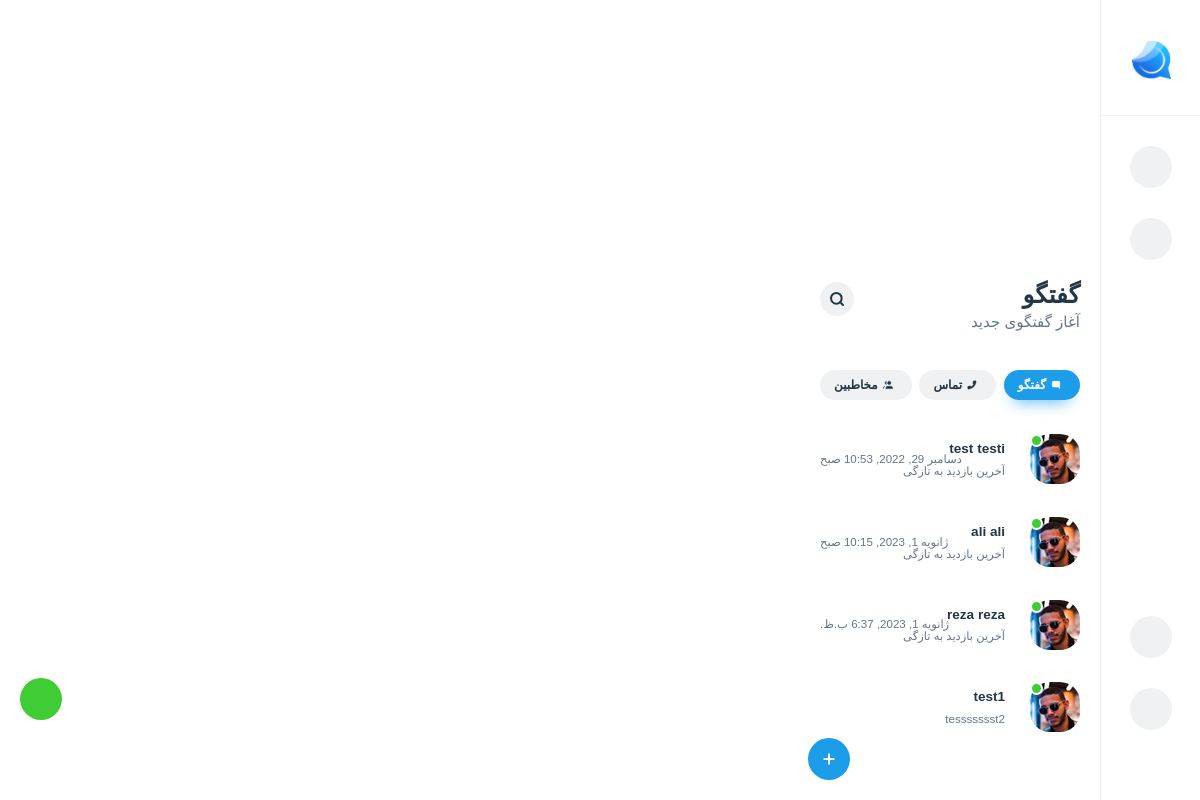
Before: / (signed in) with the older database file.
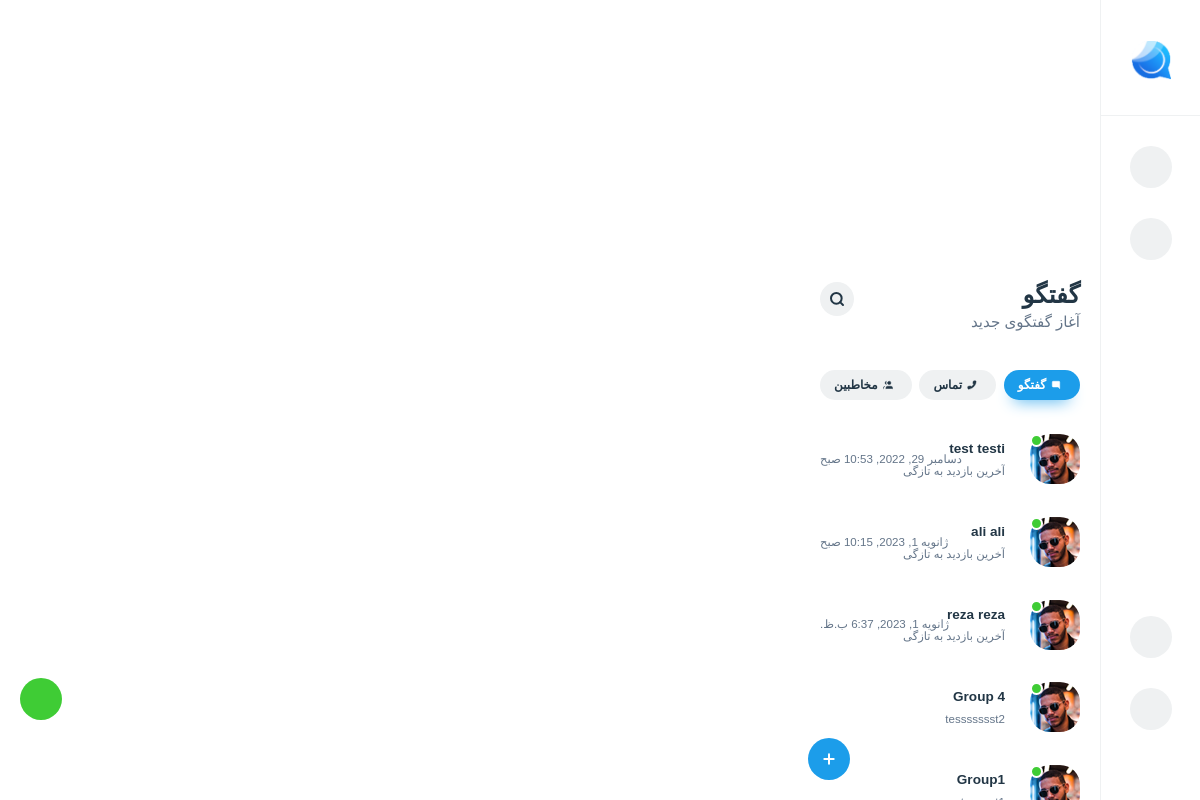
After: the same page with the newer database file.
### main/models.py (models this page shows)
class PV(models.Model):
    created = models.DateTimeField(default = timezone.now)
    user1 = models.ForeignKey(account.UserProfile, related_name='user1s', on_delete=models.CASCADE)
    user2 = models.ForeignKey(account.UserProfile, related_name='user2s',on_delete=models.CASCADE)

class Group(models.Model):
    name = models.CharField(max_length=255)
    desc = models.TextField()
    image = models.ImageField(upload_to="group/images/",blank=True, null=True)
    type = models.CharField(max_length=2, choices=GROUPE_TYPE)
    owner = models.ForeignKey(account.UserProfile, on_delete=models.CASCADE)

### account/models.py (models this page shows, shortened)
class UserProfile(AbstractBaseUser, PermissionsMixin):
    username =  models.CharField(max_length = 12, unique = True)
    first_name = models.CharField(max_length = 50, blank = True, null = True)
    last_name = models.CharField(max_length = 50, blank = True, null = True)
    email = models.EmailField(blank = True, null = True)
    date_joined = models.DateTimeField(default = timezone.now)
    image = models.ImageField(blank=True, null=True, upload_to="accounts/images/")
    userid = models.CharField(blank=True, null=True, max_length=50, unique=True)
    username_public = models.BooleanField(default=False)
    email_public = models.BooleanField(default=False)
    image_public = models.BooleanField(default=True)
    rcode = models.CharField(blank=True, null=True, max_length=5)
    is_active = models.BooleanField(default = True, verbose_name = "فعال")
    is_staff = models.BooleanField( default = False)
    register_complete = models.BooleanField(default=False)
    objects = UserProfileManager()
    USERNAME_FIELD = 'username'
    REQUIRED_FIELDS = ['first_name', 'last_name', 'email']
    def get_full_name(self):
        return '{} {}'.format(self.first_name, self.last_name)

### main/views.py (the view)
# urls.py: path('', views.index_view, name = 'index'),
def index_view(request):
    if not request.user.is_authenticated:
        return redirect('account:account')
    pvs = models.PV.objects.filter(user1=request.user) | models.PV.objects.filter(user2=request.user)
    group_members = models.GroupMember.objects.filter(user=request.user, is_member=True)
    groups = []
    for gm in group_members:
        groups.append(gm.group)
    context = {
        'pvs': pvs,
        'groups': groups
    }
    return render(request, 'main.html', context)

### templates/main.html (shortened to what the changed rows need)
<!DOCTYPE html>
{% load static %}
{% load jalali_tags %}
<html lang="fa">
<head>
  <link rel="stylesheet" type="text/css" href="{% static 'assets/css/date-picker.css' %}">
  <link rel="stylesheet" type="text/css" href="{% static 'assets/css/magnific-popup.css' %}">
  <link rel="stylesheet" type="text/css" href="{% static 'assets/css/style.css' %}" media="screen" id="color">
  <link rel="stylesheet" type="text/css" href="{% static 'assets/css/tour.css' %}">
  <link rel="stylesheet" href="{% static 'assets/fonts/vazir/Farsi-Digits/Vazirmatn-FD-font-face.css' %}">
  <link rel="stylesheet" href="{% static 'assets/css/custom.css' %}">
  <link rel="stylesheet" href="{% static 'assets/css/jquery.md.bootstrap.datetimepicker.style.css' %}">
</head>
<body class="rtl sidebar-active">
  <div class="chitchat-container sidebar-toggle">
    <aside class="chitchat-left-sidebar left-disp">
      <div class="recent-default dynemic-sidebar active">
        <div class="chat custom-scroll">
          <div class="theme-title">
            <div class="media">
              <div>
                <h2>گفتگو</h2>
              </div>
            </div>
          </div>
          <div class="theme-tab tab-sm chat-tabs">
            <div class="tab-content" id="myTabContent">
              <div class="tab-pane fade show active" id="chat" role="tabpanel" aria-labelledby="chat-tab">
                <div class="theme-tab">
                  <div class="tab-content" id="myTabContent1">
                    <div class="tab-pane fade show active" id="direct" role="tabpanel" aria-labelledby="direct-tab">
                      <ul class="chat-main">
                        {% for pv in pvs %}
                        <li data-to="blank">
                          <div class="chat-box">
                          <a href="{% url 'chat:pv' pv_id=pv.id %}">
                            <div class="profile online"><img class="bg-img" src="assets/images/contact/2.jpg"
                                alt="Avatar" /></div>
                            <div class="details">
                              {% if user == pv.user1 %}
                                <h5>{{pv.user2.get_full_name}}</h5>
                              {% else %}
                              <h5>{{pv.user1.get_full_name}}</h5>
                              {% endif %}
                              <h6>آخرین بازدید به تازگی</h6>
                            </div>
                            </a>
                            <div class="date-status">
                              <h6>{{pv.created|to_jalali:'%y/%m/%d'}}</h6>
                            </div>
                          </div>
                        </li>
                        {% endfor %}
                        {% for g in groups %}
                        <li data-to="blank">
                          <div class="chat-box">
                          <a href="{% url 'group:group' group_id=g.id %}">
                            <div class="profile online"><img class="bg-img" src="assets/images/contact/2.jpg"
                                alt="Avatar" /></div>
                            <div class="details">
                              <h5>{{g.name}}</h5>
                              <h6>{{g.desc}}</h6>
                            </div>
                            </a>
                            <div class="date-status">
                            </div>
                          </div>
                        </li>
                        {% endfor %}
                      </ul>
                    </div>
                  </div>
                </div>
              </div>
            </div>
          </div>
        </div>
      </div>
    </aside>
  </div>
</body>
</html>

Changed rows visible on the page:
changed Group "tessssssst2": name "test1" → "Group 4"
added Group: name "Group1"
